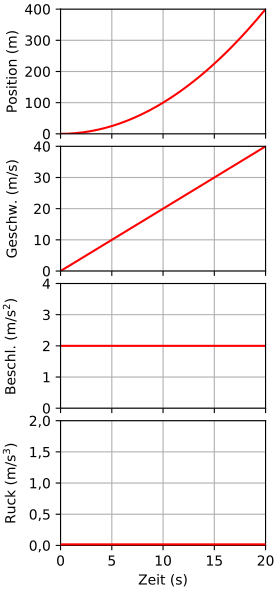

Here is the Python script that generated this plot:
# %%

import numpy as np
import matplotlib.pyplot as mpl
import os
import matplotlib.ticker as tkr 

def func(x, pos): # formatter
  s1 = '{:1.1f}'.format(x)
  s2 = s1.replace('.',',')
  return s2
y_frmt = tkr.FuncFormatter(func)

print(__file__) # ganzer Pfad
# Nur Dateiname (programm.py):
fn = os.path.basename(__file__)



a = 2
t0 = 0
t1 = 20
t2 = 20
vmax = a * t1
tphase1 = np.linspace(t0,t1,250)
tphase2 = np.linspace(0,t2-t1,250)
fig, axs = mpl.subplots(4)
fig.set_size_inches(70/25.4,150/25.4)

axs[0].set_ylabel('Position (m)')
gxphase1, = axs[0].plot(tphase1, 1/2*a*tphase1**2, 'r-', label='besch')
axs[0].set_xlim([0,t2])
axs[0].set_xticklabels([])
axs[0].set_ylim([0,400])
axs[0].yaxis.set_label_coords(-0.2, 0.5)

axs[1].set_ylabel('Geschw. (m/s)')
gvphase1, = axs[1].plot(tphase1, a*tphase1, 'r-')
axs[1].set_xlim([0,t2])
axs[1].set_ylim([0,40])
axs[1].set_xticklabels([])
axs[1].yaxis.set_label_coords(-0.2, 0.5)


axs[2].set_ylabel('Beschl. $\mathrm{(m/s^2)}$')
gaphase1, = axs[2].plot(tphase1, a+0*tphase1, 'r-')
axs[2].set_xlim([0,t2])
axs[2].set_ylim([0,4])
axs[2].set_xticklabels([])
axs[2].yaxis.set_label_coords(-0.2, 0.5)

axs[3].set_ylabel('Ruck $\mathrm{(m/s^3)}$')
gjphase1, = axs[3].plot(tphase1, 0+0*tphase1, 'r-',zorder=10, linewidth=3)
axs[3].set_xlim([0,t2])
axs[3].set_ylim([0,2])
axs[3].yaxis.set_label_coords(-0.2, 0.5)
axs[3].yaxis.set_major_formatter(y_frmt)

#axs[0].legend(handles=[gnum, gana])
fig.tight_layout(pad=0.0)
axs[0].grid()
axs[1].grid()
axs[2].grid()
axs[3].grid()


axs[3].set_xlabel('Zeit (s)')
mpl.subplots_adjust(left=0.22, right=0.965, top=0.985, bottom=0.075,
  wspace=0.1, hspace=0.10)
fig.show()

fig.savefig(fn[:-3] + '.pdf')

# %%
z = 15/((20-13)**2
         + 7**2)
print(z)
